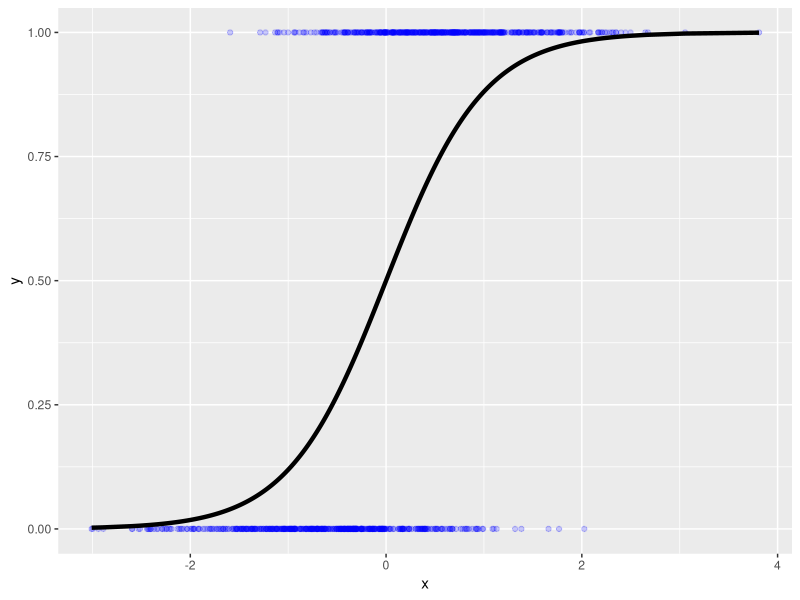
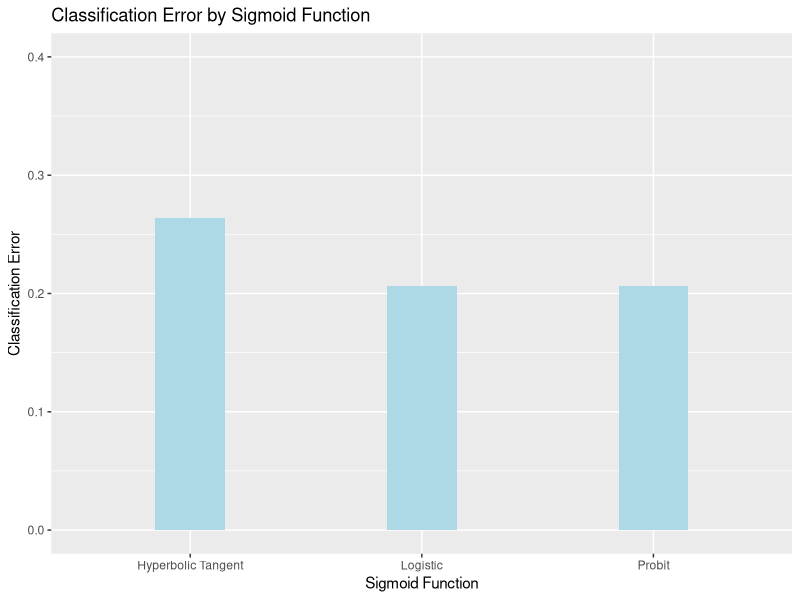
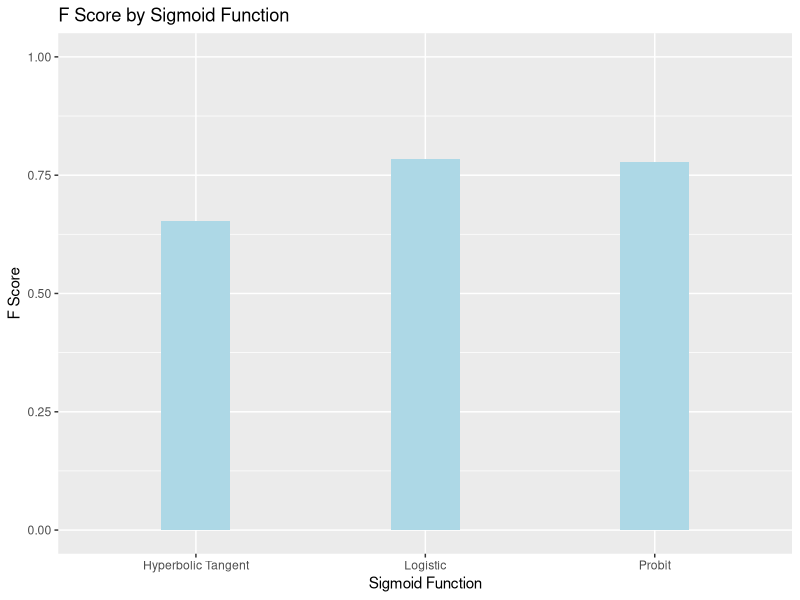

These figures' R source, in order:
## Logistic Regression Simulation
library(ggplot2)
set.seed(1)
x <- rnorm(1000)
xb <- 2*x
p <- 1/(1+exp(-xb))
y <- rbinom(n = 1000, size = 1, prob = p)
set <- data.frame(cbind(x, y))
set

ggplot(data = set) + 
  aes(x, y) + 
  geom_point(col = 'blue', alpha = 1/5) +
  geom_line(aes(y = p), size = 1.5)


##Benchmark using pre-packaged logistic regression
glm(y~x, family = "binomial", data = set)

##Dataset with only the intercept term and any predictors used
##Note: for this method of logistic regression the data MUST
##Be presented in this format, an n x k+1 matrix, n = num
##of observations and k being number of predictors
##The first column MUST be a vector in Rn of all 1s to
##represent learning the intercept
prd <- cbind(rep(1, times = nrow(set)), set$x)

##Response as a matrix
##Even though the response
##Is only a column it still 
##Needs to be of the matrix type
response <- as.matrix(set$y)

##Randomly split data into training and testing 
idx <- sample(1:nrow(prd), .5 * nrow(prd), replace = F)
training <- prd[idx,]
training_response <- response[idx]
testing <- prd[-idx, ]
testing_response <- response[-idx]

##Define logistic function
logistic <- function(z) {
  #Note that this implementation assumes that 1
  #is contained within x, that is, in an n-dim
  #feature space, x is an Rn+1 vector including 
  #the intercept 
  as.numeric(1/(1 + exp(-z)))
}

##Define cross-entropy loss for logistic, hyperbolic tangent, and probit,
##The loss functions are all the same and can be minimized using optim()
##from built-in stats package. Note that only parameter is weights, which
##is the beta-vector. All 3 functions minimize the log cross-entropy loss
##on the training set, which is hard-coded into the function
logistic_cost <- function(weights) {
  num_obvs <- nrow(training)
  pred <- logistic(training %*% weights)
  log_loss <- sum((-training_response * log(pred)) - ((1 - training_response) * log(1 - pred)))
  return(log_loss / num_obvs)
}

tanh_cost <- function(weights) {
  num_obvs <- nrow(training)
  pred <- 1/2 * tanh(training %*% weights) + 1/2
  log_loss <- sum((-training_response * log(pred)) - ((1 - training_response) * log(1 - pred)))
  return(log_loss / num_obvs)
}

probit_cost <- function(weights) {
  num_obvs <- nrow(training)
  pred <- pnorm(training %*% weights)
  log_loss <- sum((-training_response * log(pred)) - ((1 - training_response) * log(1 - pred)))
  return(log_loss / num_obvs)
}

##Use gradient descent or other optimization 
##Algorithm using optim(). This finds the wrights
##Which minimize the log-loss and can be accessed
##Through test$par
test <- optim(c(0,0), fn = logistic_cost)
test2 <- optim(c(0,0), fn = tanh_cost)
test3 <- optim(c(0,0), fn = probit_cost)

##Predict on the test set and set up the confusion matrix
##Compute F score
logistic_predictions <- ifelse(logistic(testing %*% test$par) > 0.5, 1, 0)
logistic_confusion <- table(logistic_predictions, testing_response)
logistic_confusion
logistic_fscore <- logistic_confusion[2, 2]/(logistic_confusion[2,2]+0.5*(logistic_confusion[1,2] + logistic_confusion[2,1]))
logistic_fscore
logistic_error <- (logistic_confusion[1, 2] + logistic_confusion[2, 1])/nrow(testing)
logistic_error

tanh_predictions <- ifelse(tanh(testing %*% test2$par) > 0.5, 1, 0)
tanh_confusion <- table(tanh_predictions, testing_response)
tanh_confusion
tanh_fscore <- tanh_confusion[2, 2]/(tanh_confusion[2,2]+0.5*(tanh_confusion[1,2] + tanh_confusion[2,1]))
tanh_fscore
tanh_error <- (tanh_confusion[1, 2] + tanh_confusion[2, 1])/nrow(testing)
tanh_error

probit_predictions <- ifelse(pnorm(testing %*% test3$par) > 0.5, 1, 0)
probit_confusion <- table(probit_predictions, testing_response)
probit_confusion
probit_fscore <- probit_confusion[2, 2]/(probit_confusion[2,2]+0.5*(probit_confusion[1,2] + probit_confusion[2,1]))
probit_fscore
probit_error <- (logistic_confusion[1, 2] + logistic_confusion[2, 1])/nrow(testing)
probit_error

ggplot() + aes(c('Logistic', 'Hyperbolic Tangent', 'Probit'), c(logistic_error, tanh_error, probit_error)) +
  geom_col(fill = 'lightblue', width = 0.3) +
  xlab('Sigmoid Function') +
  ylab('Classification Error') +
  ylim(c(0, 0.4)) +
  ggtitle('Classification Error by Sigmoid Function')

ggplot() + aes(c('Logistic', 'Hyperbolic Tangent', 'Probit'), c(logistic_fscore, tanh_fscore, probit_fscore)) +
  geom_col(fill = 'lightblue', width = 0.3) +
  xlab('Sigmoid Function') +
  ylab('F Score') +
  ylim(c(0, 1)) +
  ggtitle('F Score by Sigmoid Function')





